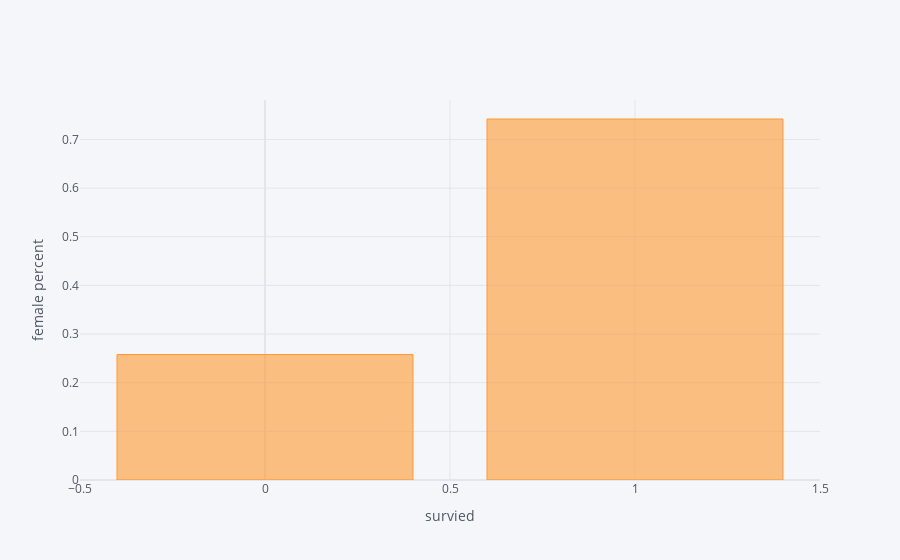

Here is the notebook cell this chart was saved with:
### Code cell
tnc['Survived'][tnc['Sex']=="female"].value_counts(normalize=True).iplot(kind="bar",xTitle='survied',yTitle='female percent')

### Figure 1 — Plotly figure (JSON) as saved in the notebook; plotly's stock layout.template omitted (floating-point values rounded to 4 significant figures)
{"data": [{"marker": {"color": "rgba(255, 153, 51, 0.6)", "line": {"color": "rgba(255, 153, 51, 1.0)", "width": 1}}, "name": "Survived", "orientation": "v", "text": "", "type": "bar", "x": [1, 0], "y": [0.742, 0.258]}], "layout": {"legend": {"bgcolor": "#F5F6F9", "font": {"color": "#4D5663"}}, "paper_bgcolor": "#F5F6F9", "plot_bgcolor": "#F5F6F9", "title": {"font": {"color": "#4D5663"}}, "xaxis": {"gridcolor": "#E1E5ED", "showgrid": true, "tickfont": {"color": "#4D5663"}, "title": {"font": {"color": "#4D5663"}, "text": "survied"}, "zerolinecolor": "#E1E5ED"}, "yaxis": {"gridcolor": "#E1E5ED", "showgrid": true, "tickfont": {"color": "#4D5663"}, "title": {"font": {"color": "#4D5663"}, "text": "female percent"}, "zerolinecolor": "#E1E5ED"}}}
